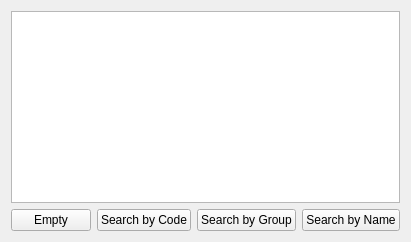
                  <widget class="QWidget" name="tab_8">
                   <attribute name="title">
                    <string>Items</string>
                   </attribute>
                   <layout class="QGridLayout" name="gridLayout_14">
                    <item row="1" column="4">
                     <widget class="QPushButton" name="searchItemByCodeButton_2">
                      <property name="text">
                       <string>Search by Code</string>
                      </property>
                     </widget>
                    </item>
                    <item row="1" column="3">
                     <widget class="QPushButton" name="searchItemsByCityButton_2">
                      <property name="text">
                       <string>Empty</string>
                      </property>
                     </widget>
                    </item>
                    <item row="1" column="5">
                     <widget class="QPushButton" name="searchItemByGroupButton_2">
                      <property name="text">
                       <string>Search by Group</string>
                      </property>
                     </widget>
                    </item>
                    <item row="1" column="6">
                     <widget class="QPushButton" name="searchForItemButton_2">
                      <property name="text">
                       <string>Search by Name</string>
                      </property>
                     </widget>
                    </item>
                    <item row="0" column="3" colspan="4">
                     <widget class="QTableView" name="tableView_6">
                      <property name="selectionMode">
                       <enum>QAbstractItemView::SingleSelection</enum>
                      </property>
                      <property name="selectionBehavior">
                       <enum>QAbstractItemView::SelectRows</enum>
                      </property>
                      <property name="iconSize">
                       <size>
                        <width>50</width>
                        <height>50</height>
                       </size>
                      </property>
                      <property name="sortingEnabled">
                       <bool>true</bool>
                      </property>
                      <attribute name="horizontalHeaderCascadingSectionResizes">
                       <bool>true</bool>
                      </attribute>
                      <attribute name="horizontalHeaderStretchLastSection">
                       <bool>true</bool>
                      </attribute>
                      <attribute name="verticalHeaderCascadingSectionResizes">
                       <bool>false</bool>
                      </attribute>
                     </widget>
                    </item>
                   </layout>
                  </widget>
